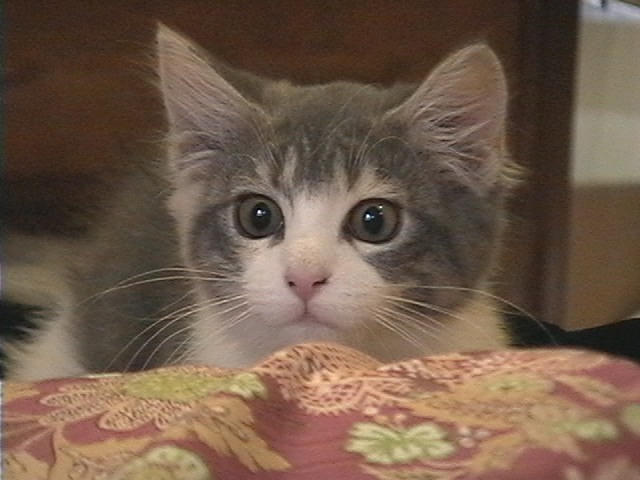
//> input picture bin/sample.jpg, 640 x 480 px
$ ./sp18-hueHistgram   (built with g++ and OpenCV 4)
//> lines starting //> are read from the running program, lines starting //| are printed output that depends on the picture
#include <opencv2/opencv.hpp>

using namespace std;

//棒グラフの表示
void barGraph(int width, int height, cv::Mat hist, vector<int> &histVector)
{
	// 要素数
	int num = histVector.size();
	cout << "size of histVector: " << num << endl;
	// 最大要素
	int max = histVector[0];
	for (int i = 1; i < num; i++)
	{
		if (histVector[i] > max)
			max = histVector[i];
	}
	// または int max = *max_element( histVector.begin(), histVector.end() );
	// 棒グラフ配置設計
	double dw = (double)width / (num * 2 + 1); // 棒の幅と間隔を同じに
	cout << "size of bar width: " << dw << endl;
	double dh = (double)height / max; // 度数あたりの高さ画素数
	cout << "height unit: " << dh << endl;

	// 各棒の描画
	for (int i = 0; i < num; i++)
	{
		double x = dw * (2 * i + 1);			// 棒グラフ内描画用x座標
		double y = height - histVector[i] * dh; // 棒グラフ内描画用y座標
		cout << "i, count: " << i << ", " << histVector[i] << endl;
		cv::rectangle(hist, cv::Rect2d(x, y, dw, histVector[i] * dh), cv::Scalar(255, 0, 0), cv::LineTypes::FILLED);
	}
}

// 1ch画像の度数表を作成する関数
void calcHistogram(cv::Mat src, vector<int> &histVector)
{
	// 各画素値の頻度を算出
	int rows = src.rows, cols = src.cols;
	int binNum = histVector.size();
	for (int y = 0; y < rows; y++)
	{
		uchar *p = src.ptr(y);
		for (int x = 0; x < cols; x++)
		{
			histVector[p[x] * binNum / 256]++;
		}
	}
}

// カラー画像の輝度ヒストグラムを描画する関数
void hueHistogram(char **argv)
{
	cv::Mat hsv;
	cv::Mat matArray[3];
	cv::Mat image = cv::imread(argv[1]);
//> image is the input picture: 480 rows x 640 cols, CV_8UC3; mean B, G, R 74.1, 90.8, 112.8
	if (image.empty())
	{
		std::cout << "画像読み込み失敗" << std::endl;
		return;
	}
	// 棒グラフ幅(default=6)
	int binWidth = atoi(argv[2]);
//> binWidth = 6
	// hueの取り出し
	cv::cvtColor(image, hsv, cv::ColorConversionCodes::COLOR_BGR2HSV); // RBG -> HSV
//> hsv: 480 rows x 640 cols, CV_8UC3; mean H, S, V 14.4, 89.9, 112.8
	cv::split(hsv, matArray);
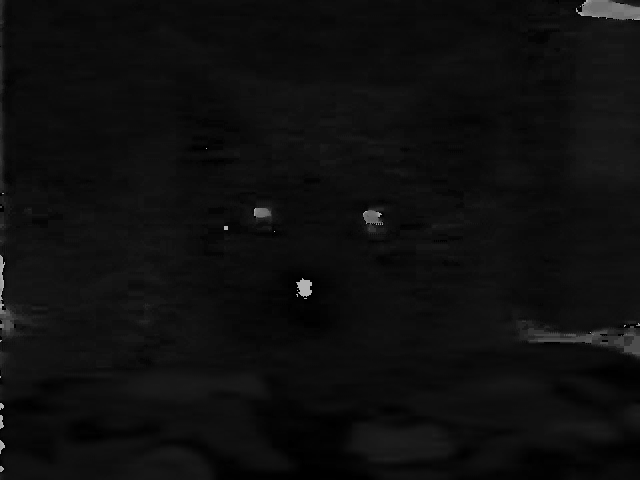
//> matArray[0]: 480 rows x 640 cols, CV_8UC1; min 0, max 179, mean 14.4
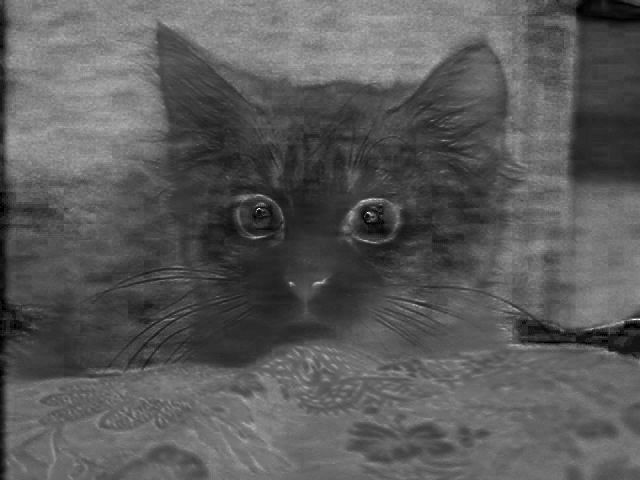
//> matArray[1]: 480 rows x 640 cols, CV_8UC1; min 0, max 255, mean 89.9
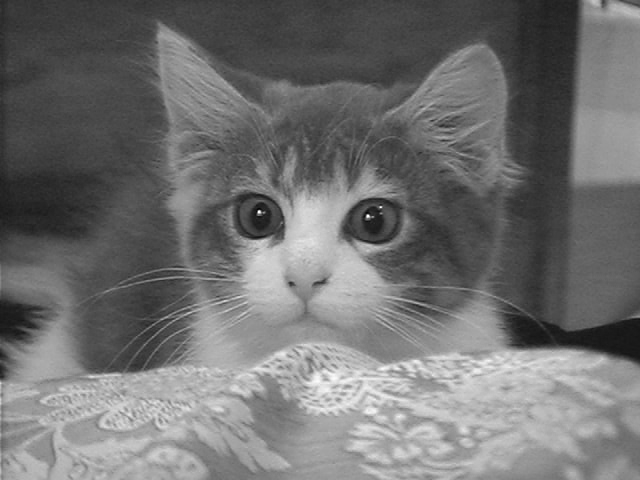
//> matArray[2]: 480 rows x 640 cols, CV_8UC1; min 4, max 255, mean 112.8

	vector<int> histVector((int)(180 / binWidth)); // 度数表宣言
	calcHistogram(matArray[0], histVector);		   // hueの度数表作成
//> in calcHistogram, `int binNum = histVector.size();`: binNum = 30
//> after the loop in calcHistogram, `for (int y = 0; y < rows; y++)`: histVector = 30 values, max 225918 at index 1, min 0 at index 21, mean 10240

	// 棒グラフウィンドウ
	int width = atoi(argv[3]);
//> width = 400
	int height = atoi(argv[4]);
//> height = 300
	cv::Mat hist;
	hist.create(cv::Size(width, height), CV_8UC3); // カラー画像生成
	hist = cv::Scalar::all(255);				   // 全面白色で初期化
	barGraph(width, height, hist, histVector);	 // ヒストグラムを出力
//> in barGraph, `int num = histVector.size();`: num = 30
//| size of histVector: 30
//> in barGraph, `int max = histVector[0];`: max = 33562
//> the loop in barGraph, `for (int i = 1; i < num; i++)` made 29 passes
//> max on pass 1: 225918
//> after the loop in barGraph, `for (int i = 1; i < num; i++)`: max = 225918
//> in barGraph, `double dw = (double)width / (num * 2 + 1);`: dw = 6.56
//| size of bar width: 6.55738
//> in barGraph, `double dh = (double)height / max;`: dh = 0.00133
//| height unit: 0.00132792
//> the loop in barGraph, `for (int i = 0; i < num; i++)` made 30 passes
//> (x, y) on passes 1 to 12: (6.56, 255.4), (19.67, 0), (32.79, 245.9), (45.9, 297.1), (59.02, 298.5), (72.13, 298.9), (85.25, 299.9), (98.36, 299.6), (111.5, 299.3), (124.6, 299.8), (137.7, 300), (150.8, 299.9)
//| i, count: 0, 33562
//| i, count: 1, 225918
//| i, count: 2, 40750
//| i, count: 3, 2156
//| i, count: 4, 1134
//| i, count: 5, 795
//| i, count: 6, 82
//| i, count: 7, 264
//> (output is shown up to pass 8 of 30)
//> after the loop in barGraph, `for (int i = 0; i < num; i++)`:
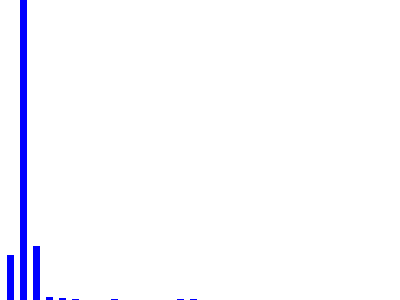
//> hist: 300 rows x 400 cols, CV_8UC3; mean B, G, R 255, 248.9, 248.9
	cv::imshow("Input", image);
	cv::imshow("Hue", matArray[0]);
	cv::imshow("Histgram", hist);
	cv::waitKey();
}

int main(int argc, char *argv[])
{
	// hueHistogram関数に渡す配列の宣言
	//引数省略時の入力画像，window幅，window高さのdefault設定込み
	char *args[5] = {argv[0], "sample.jpg", "6", "400", "300"};
	if (argc >= 2)
		args[1] = argv[1]; //引数での入力画像指定
	if (argc >= 3)
		args[2] = argv[2]; //引数でのbin幅指定
	if (argc >= 4)
		args[3] = argv[3]; //引数でのwindow幅指定
	if (argc >= 5)
		args[4] = argv[4]; //引数でのwindow高指定

	hueHistogram(args);

	return 0;
}
